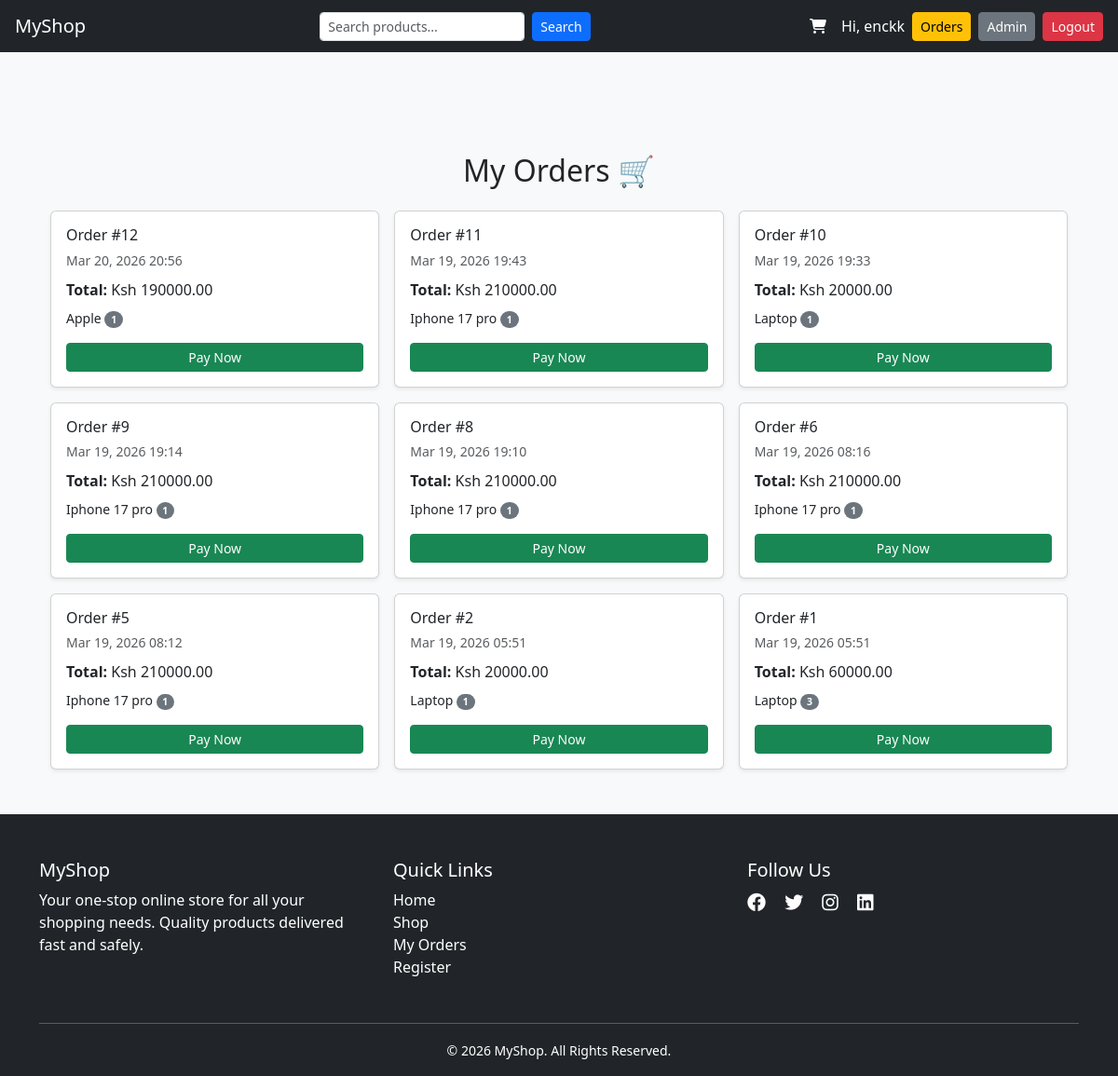
Screenshot of /orders/ (signed in) with the database file from the repository.
### products/models.py (models this page shows, shortened)
class Order(models.Model):
    user = models.ForeignKey(User, on_delete=models.CASCADE, null=True, blank=True)
    total_price = models.DecimalField(max_digits=10, decimal_places=2)
    created_at = models.DateTimeField(auto_now_add=True)
    payment_status = models.BooleanField(default=False)
    mpesa_receipt = models.CharField(max_length=100, blank=True, null=True)

class OrderItem(models.Model):
    order = models.ForeignKey(Order, on_delete=models.CASCADE)
    product = models.ForeignKey(Product, on_delete=models.CASCADE)
    quantity = models.IntegerField()
    price = models.DecimalField(max_digits=10, decimal_places=2)

class Product(models.Model):
    name = models.CharField(max_length=200)
    price = models.DecimalField(max_digits=10, decimal_places=2)
    description = models.TextField()
    image = models.ImageField(upload_to='products/', null=True, blank=True)
    from django.contrib.auth.models import User

### products/views.py (the view)
# urls.py: path('orders/', views.order_history, name='order_history'),
@login_required
def order_history(request):
    orders = Order.objects.filter(user=request.user).order_by('-created_at')
    return render(request, 'products/order_history.html', {
        'orders': orders
    })

### products/templates/products/order_history.html
{% extends 'products/base.html' %}
{% block content %}
<div class="container mt-5">
    <h2 class="mb-4 text-center">My Orders 🛒</h2>
    {% if orders %}
        <div class="row g-3">
            {% for order in orders %}
                <div class="col-md-6 col-lg-4">
                    <div class="card shadow-sm h-100">
                        <div class="card-body">
                            <h6 class="card-title mb-1">Order #{{ order.id }}</h6>
                            <small class="text-muted">{{ order.created_at|date:"M d, Y H:i" }}</small>
                            <p class="mt-2 mb-2"><strong>Total:</strong> Ksh {{ order.total_price }}</p>
                            <ul class="list-unstyled small mb-3">
                                {% for item in order.orderitem_set.all %}
                                    <li>
                                        {{ item.product.name }}
                                        <span class="badge bg-secondary rounded-pill">{{ item.quantity }}</span>
                                    </li>
                                {% endfor %}
                            </ul>
                            {% if order.total_price > 0 %}
                                <a href="{% url 'pay_order' order.id %}" class="btn btn-sm btn-success w-100">
                                    Pay Now
                                </a>
                            {% endif %}
                        </div>
                    </div>
                </div>
            {% endfor %}
        </div>
    {% else %}
        <div class="alert alert-info text-center">
            You have no orders yet. <a href="{% url 'home' %}">Start shopping now!</a>
        </div>
    {% endif %}
</div>
{% endblock %}

### products/templates/products/base.html (shortened to what this page needs)
{% load tz %}
<!DOCTYPE html>
<html>
<head>
    <link href="https://cdn.jsdelivr.net/npm/bootstrap@5.3.0/dist/css/bootstrap.min.css" rel="stylesheet">
    <link rel="stylesheet" href="https://cdnjs.cloudflare.com/ajax/libs/font-awesome/6.4.0/css/all.min.css">
</head>
<body class="bg-light">
<nav class="navbar navbar-dark bg-dark px-3 fixed-top">
    <a class="navbar-brand" href="/">MyShop</a>
    <form class="d-flex mx-3" method="GET" action="{% url 'home' %}">
        <input id="search-input" class="form-control form-control-sm me-2"
       type="search" name="q" placeholder="Search products..." value="{{ request.GET.q }}">
        <button class="btn btn-primary btn-sm" type="submit">Search</button>
    </form>
    <div class="d-flex align-items-center">
        <a href="{% url 'view_cart' %}" class="text-white position-relative me-3" style="font-size: 1.0rem;">
            <i class="fas fa-shopping-cart"></i>
        </a>
        {% if user.is_authenticated %}
            <span class="text-white me-2">Hi, {{ user.username }}</span>
            <a class="btn btn-warning btn-sm me-2" href="{% url 'order_history' %}">Orders</a>
            {% if user.is_staff %}
            <a class="btn btn-secondary btn-sm me-2" href="{% url 'admin:index' %}">Admin</a>
            {% endif %}
            <form action="{% url 'logout' %}" method="post" style="display:inline;">
                <button class="btn btn-danger btn-sm">Logout</button>
            </form>
        {% else %}
            <a class="btn btn-success btn-sm me-2" href="{% url 'login' %}">Login</a>
            <a class="btn btn-primary btn-sm" href="{% url 'register' %}">Register</a>
        {% endif %}
    </div>
</nav>
<div class="container" style="padding-top: 100px;">
    {% block content %}{% endblock %}
</div>
<footer class="bg-dark text-white mt-5 pt-5 pb-3">
    <div class="container">
        <div class="row">
            <div class="col-md-4 mb-3">
                <h5>MyShop</h5>
                <p>Your one-stop online store for all your shopping needs. Quality products delivered fast and safely.</p>
            </div>
            <div class="col-md-4 mb-3">
                <h5>Quick Links</h5>
                <ul class="list-unstyled">
                    <li><a href="/" class="text-white text-decoration-none">Home</a></li>
                    <li><a href="{% url 'home' %}" class="text-white text-decoration-none">Shop</a></li>
                    <li><a href="{% url 'order_history' %}" class="text-white text-decoration-none">My Orders</a></li>
                    <li><a href="{% url 'register' %}" class="text-white text-decoration-none">Register</a></li>
                </ul>
            </div>
            <div class="col-md-4 mb-3">
                <h5>Follow Us</h5>
                <a href="#" class="text-white me-3 fs-5"><i class="fab fa-facebook"></i></a>
                <a href="#" class="text-white me-3 fs-5"><i class="fab fa-twitter"></i></a>
                <a href="#" class="text-white me-3 fs-5"><i class="fab fa-instagram"></i></a>
                <a href="#" class="text-white me-3 fs-5"><i class="fab fa-linkedin"></i></a>
            </div>
        </div>
        <hr class="bg-secondary">
        <div class="row">
            <div class="col text-center">
                <small>© {% now "Y" %} MyShop. All Rights Reserved.</small>
            </div>
        </div>
    </div>
</footer>
</body>
</html>

### rows the page displays
Order: id "12", created_at "Mar 20, 2026 20:56", total_price "190000.00", shows "Pay Now"
OrderItem: product.name "Apple", quantity "1"
Order: id "11", created_at "Mar 19, 2026 19:43", total_price "210000.00", shows "Pay Now"
OrderItem: product.name "Iphone 17 pro", quantity "1"
Order: id "10", created_at "Mar 19, 2026 19:33", total_price "20000.00", shows "Pay Now"
OrderItem: product.name "Laptop", quantity "1"
Order: id "9", created_at "Mar 19, 2026 19:14", total_price "210000.00", shows "Pay Now"
OrderItem: product.name "Iphone 17 pro", quantity "1"
Order: id "8", created_at "Mar 19, 2026 19:10", total_price "210000.00", shows "Pay Now"
OrderItem: product.name "Iphone 17 pro", quantity "1"
Order: id "6", created_at "Mar 19, 2026 08:16", total_price "210000.00", shows "Pay Now"
OrderItem: product.name "Iphone 17 pro", quantity "1"
Order: id "5", created_at "Mar 19, 2026 08:12", total_price "210000.00", shows "Pay Now"
OrderItem: product.name "Iphone 17 pro", quantity "1"
Order: id "2", created_at "Mar 19, 2026 05:51", total_price "20000.00", shows "Pay Now"
OrderItem: product.name "Laptop", quantity "1"
Order: id "1", created_at "Mar 19, 2026 05:51", total_price "60000.00", shows "Pay Now"
OrderItem: product.name "Laptop", quantity "3"

### other values shown
{{ user.username }} "enckk"
